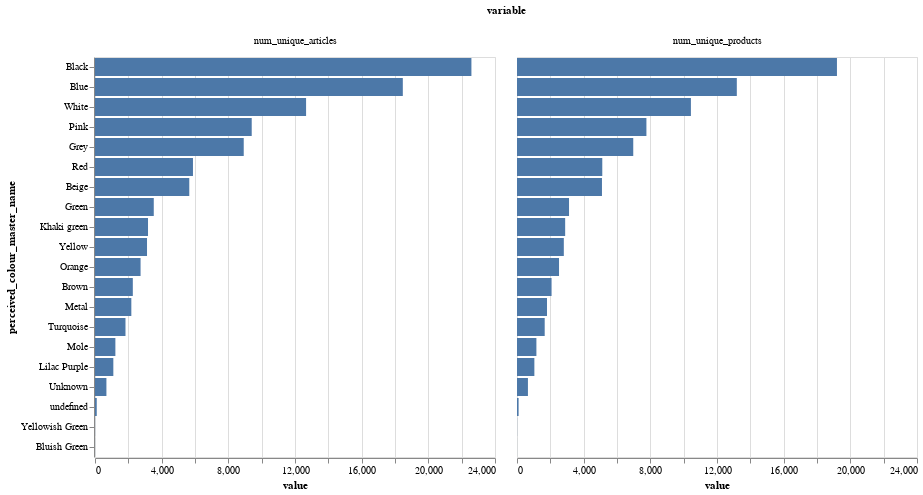

Notebook cell for this chart:
### Code cell
alt.Chart(df_perc_colors_master).mark_bar().encode(
    y=alt.Y("perceived_colour_master_name", sort="-x"), x="value", column="variable"
)

### Figure 1 — Vega-Lite specification as saved in the notebook (floating-point values rounded to 4 significant figures)
{"config": {"view": {"continuousWidth": 400, "continuousHeight": 300}}, "data": {"name": "data-7e60d6b155f991cc168f4f36df50a1d1"}, "mark": "bar", "encoding": {"column": {"field": "variable", "type": "nominal"}, "x": {"field": "value", "type": "quantitative"}, "y": {"field": "perceived_colour_master_name", "sort": "-x", "type": "nominal"}}, "$schema": "https://vega.github.io/schema/vega-lite/v4.17.0.json", "datasets": {"data-7e60d6b155f991cc168f4f36df50a1d1": [{"perceived_colour_master_id": -1, "perceived_colour_master_name": "Unknown", "variable": "num_unique_products", "value": 656}, {"perceived_colour_master_id": 1, "perceived_colour_master_name": "Mole", "variable": "num_unique_products", "value": 1164}, {"perceived_colour_master_id": 2, "perceived_colour_master_name": "Blue", "variable": "num_unique_products", "value": 13189}, {"perceived_colour_master_id": 3, "perceived_colour_master_name": "Orange", "variable": "num_unique_products", "value": 2522}, {"perceived_colour_master_id": 4, "perceived_colour_master_name": "Pink", "variable": "num_unique_products", "value": 7765}, {"perceived_colour_master_id": 5, "perceived_colour_master_name": "Black", "variable": "num_unique_products", "value": 19197}, {"perceived_colour_master_id": 6, "perceived_colour_master_name": "Lilac Purple", "variable": "num_unique_products", "value": 1042}, {"perceived_colour_master_id": 7, "perceived_colour_master_name": "Turquoise", "variable": "num_unique_products", "value": 1662}, {"perceived_colour_master_id": 8, "perceived_colour_master_name": "Yellow", "variable": "num_unique_products", "value": 2809}, {"perceived_colour_master_id": 9, "perceived_colour_master_name": "White", "variable": "num_unique_products", "value": 10435}, {"perceived_colour_master_id": 10, "perceived_colour_master_name": "Yellowish Green", "variable": "num_unique_products", "value": 5}, {"perceived_colour_master_id": 11, "perceived_colour_master_name": "Beige", "variable": "num_unique_products", "value": 5098}, {"perceived_colour_master_id": 12, "perceived_colour_master_name": "Grey", "variable": "num_unique_products", "value": 6975}, {"perceived_colour_master_id": 13, "perceived_colour_master_name": "Brown", "variable": "num_unique_products", "value": 2074}, {"perceived_colour_master_id": 14, "perceived_colour_master_name": "undefined", "variable": "num_unique_products", "value": 96}, {"perceived_colour_master_id": 15, "perceived_colour_master_name": "Metal", "variable": "num_unique_products", "value": 1801}, {"perceived_colour_master_id": 16, "perceived_colour_master_name": "Bluish Green", "variable": "num_unique_products", "value": 2}, {"perceived_colour_master_id": 18, "perceived_colour_master_name": "Red", "variable": "num_unique_products", "value": 5117}, {"perceived_colour_master_id": 19, "perceived_colour_master_name": "Green", "variable": "num_unique_products", "value": 3122}, {"perceived_colour_master_id": 20, "perceived_colour_master_name": "Khaki green", "variable": "num_unique_products", "value": 2890}, {"perceived_colour_master_id": -1, "perceived_colour_master_name": "Unknown", "variable": "num_unique_articles", "value": 685}, {"perceived_colour_master_id": 1, "perceived_colour_master_name": "Mole", "variable": "num_unique_articles", "value": 1223}, {"perceived_colour_master_id": 2, "perceived_colour_master_name": "Blue", "variable": "num_unique_articles", "value": 18469}, {"perceived_colour_master_id": 3, "perceived_colour_master_name": "Orange", "variable": "num_unique_articles", "value": 2734}, {"perceived_colour_master_id": 4, "perceived_colour_master_name": "Pink", "variable": "num_unique_articles", "value": 9403}, {"perceived_colour_master_id": 5, "perceived_colour_master_name": "Black", "variable": "num_unique_articles", "value": 22585}, {"perceived_colour_master_id": 6, "perceived_colour_master_name": "Lilac Purple", "variable": "num_unique_articles", "value": 1100}, {"perceived_colour_master_id": 7, "perceived_colour_master_name": "Turquoise", "variable": "num_unique_articles", "value": 1829}, {"perceived_colour_master_id": 8, "perceived_colour_master_name": "Yellow", "variable": "num_unique_articles", "value": 3121}, {"perceived_colour_master_id": 9, "perceived_colour_master_name": "White", "variable": "num_unique_articles", "value": 12665}, {"perceived_colour_master_id": 10, "perceived_colour_master_name": "Yellowish Green", "variable": "num_unique_articles", "value": 5}, {"perceived_colour_master_id": 11, "perceived_colour_master_name": "Beige", "variable": "num_unique_articles", "value": 5657}, {"perceived_colour_master_id": 12, "perceived_colour_master_name": "Grey", "variable": "num_unique_articles", "value": 8924}, {"perceived_colour_master_id": 13, "perceived_colour_master_name": "Brown", "variable": "num_unique_articles", "value": 2269}, {"perceived_colour_master_id": 14, "perceived_colour_master_name": "undefined", "variable": "num_unique_articles", "value": 105}, {"perceived_colour_master_id": 15, "perceived_colour_master_name": "Metal", "variable": "num_unique_articles", "value": 2180}, {"perceived_colour_master_id": 16, "perceived_colour_master_name": "Bluish Green", "variable": "num_unique_articles", "value": 3}, {"perceived_colour_master_id": 18, "perceived_colour_master_name": "Red", "variable": "num_unique_articles", "value": 5878}, {"perceived_colour_master_id": 19, "perceived_colour_master_name": "Green", "variable": "num_unique_articles", "value": 3526}, {"perceived_colour_master_id": 20, "perceived_colour_master_name": "Khaki green", "variable": "num_unique_articles", "value": 3181}]}}
